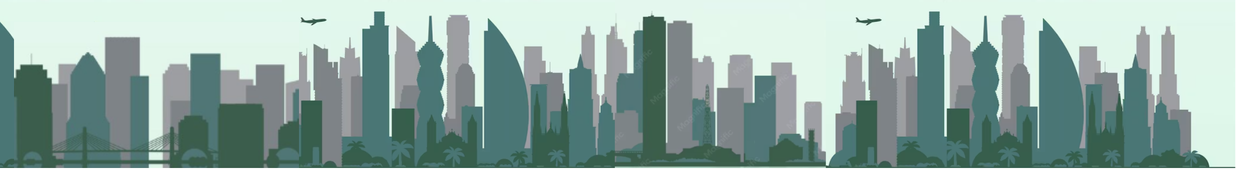
#> input picture gd_nexys/gd_nexys/assets/skyline.png, 1236 x 169 px
$ python gen_skyline.py
#> lines starting #> are read from the running program, lines starting #| are printed output that depends on the picture; after the words box and inside, x2 and y2 are one past the last pixel; in counts of white or black regions, pixels touching at a corner belong together
### gd_nexys/gd_nexys/tools/layer_rom.py
"""Shared writer for two-layer background ROMs (skyline_rom.v, jungle_rom.v)."""


def emit_layer_rom(name, back, front, bpp_back, bpp_front, header_lines):
    """back/front: 2-D int arrays (rows x W) of colour indices, 0 = transparent.
    Every row is stored as one wide constant; the pixel is picked with a part-select.
    Outputs are always 3 bits wide so the renderer can treat every theme the same."""
    H, W = back.shape

    def rowhex(layer, y, bpp):
        v = 0
        for x in range(W - 1, -1, -1):
            v = (v << bpp) | int(layer[y, x])
        return f"{bpp * W}'h{v:0{(bpp * W + 3) // 4}X}"

    L = ['`timescale 1ns / 1ps'] + ['// ' + h for h in header_lines] + [
        f'module {name}(',
        '\tinput  [7:0] row,          // 0 = top of the band',
        '\tinput  [9:0] col_back,     // 0..W-1, already wrapped',
        '\tinput  [9:0] col_front,',
        '\toutput [2:0] back,',
        '\toutput [2:0] front',
        '\t);',
        f'\treg [{bpp_back * W - 1}:0] back_row;',
        f'\treg [{bpp_front * W - 1}:0] front_row;',
        '\talways @(*) begin',
        '\t\tcase (row)']
    for y in range(H):
        if back[y].any():
            L.append(f"\t\t\t8'd{y}: back_row = {rowhex(back, y, bpp_back)};")
    L += [f"\t\t\tdefault: back_row = {bpp_back * W}'d0;", '\t\tendcase', '\tend',
          '\talways @(*) begin', '\t\tcase (row)']
    for y in range(H):
        if front[y].any():
            L.append(f"\t\t\t8'd{y}: front_row = {rowhex(front, y, bpp_front)};")
    L += [f"\t\t\tdefault: front_row = {bpp_front * W}'d0;", '\t\tendcase', '\tend']

    def sel(layer, bpp):
        idx = f"{{col_{layer}, 1'b0}}" if bpp == 2 else f"col_{layer} * {bpp}"
        return f"{layer}_row[{idx} +: {bpp}]"
    for layer, bpp in (('back', bpp_back), ('front', bpp_front)):
        pad = 3 - bpp
        rhs = sel(layer, bpp) if pad == 0 else f"{{{pad}'b0, {sel(layer, bpp)}}}"
        L.append(f'\tassign {layer} = {rhs};')
    L += ['endmodule', '']
    return '\n'.join(L)

### gd_nexys/gd_nexys/tools/gen_skyline.py
#!/usr/bin/env python3
"""
Turns a flat-colour skyline picture into src/skyline_rom.v: two parallax layers
plus a cloud sprite, all as combinational (LUT) ROMs, the same way the level and
font ROMs work.

    python3 tools/gen_skyline.py [assets/skyline.png]

What it does
  1. Snaps every pixel to the picture's flat colours (anti-aliased edges and faint
     watermarks are given to the neighbouring flat colour).
  2. Finds the repeat period of the picture and a seam column where the loop
     joins invisibly, then keeps exactly one period, so it can scroll forever.
  3. Splits it into two depth layers by colour:
        back  = the two lightest building colours (far towers)
        front = the two darkest colours (near towers, palms, ground, plane)
     Where a back building is hidden behind a front one, it is extended
     downwards ("drip fill") so nothing looks cut when the layers slide apart.
  4. Writes src/skyline_rom.v and a preview PNG in docs/.
"""
import os
import sys
import numpy as np
sys.path.insert(0, os.path.dirname(os.path.abspath(__file__)))
from PIL import Image

HERE = os.path.dirname(os.path.abspath(__file__))
LONG_GAP = 14     # px: back-coloured gaps under a front building longer than this get filled
ROOT = os.path.join(HERE, '..')


def palette_of(rgb, n=5, merge=14):
    """The n most common flat colours (similar shades merged)."""
    cols, counts = np.unique(rgb.reshape(-1, 3), axis=0, return_counts=True)
    order = np.argsort(-counts)
    pal = []
    for i in order:
        c = cols[i].astype(int)
        if all(np.abs(c - p).sum() > merge * 3 for p in pal):
            pal.append(c)
        if len(pal) == n:
            break
    return np.array(pal)


def classify(rgb, pal, pure=14):
    d = np.sqrt(((rgb[:, :, None, :] - pal[None, None, :, :]) ** 2).sum(-1))
    lab = d.argmin(-1)
    ok = d.min(-1) < pure
    lab = np.where(ok, lab, -1)
    H, W = lab.shape
    for _ in range(12):                        # fill edge pixels from flat neighbours
        if (lab >= 0).all():
            break
        pad = np.pad(lab, 1, constant_values=-1)
        votes = np.zeros((H, W, len(pal)), int)
        for dy in (-1, 0, 1):
            for dx in (-1, 0, 1):
                nb = pad[1 + dy:1 + dy + H, 1 + dx:1 + dx + W]
                for k in range(len(pal)):
                    votes[:, :, k] += (nb == k)
        fill = (lab < 0) & (votes.max(-1) > 0)
        lab = np.where(fill, votes.argmax(-1), lab)
    lab[lab < 0] = d.argmin(-1)[lab < 0]
    return lab


def find_loop(lab, sky):
    H, W = lab.shape
    best = None
    for p in range(W // 4, W - 40):
        m = (lab[:, :W - p] == lab[:, p:]).mean()
        if best is None or m > best[0]:
            best = (m, p)
    score, p = best
    if score < 0.6:
        return 0, W                              # no repeat: loop the whole picture
    eq = np.array([(lab[:, x] == lab[:, x + p]).mean() for x in range(W - p)])
    skyfrac = (lab == sky).mean(0)
    cands = [x for x in range(W - p) if eq[x] == 1.0]
    x0 = max(cands, key=lambda x: skyfrac[x]) if cands else int(eq.argmax())
    return x0, p


def build(path):
    rgb = np.asarray(Image.open(path).convert('RGB')).astype(int)
    pal = palette_of(rgb)
    lum = pal @ np.array([0.299, 0.587, 0.114])
    order = np.argsort(-lum)                     # lightest first
    sky, back_ids, front_ids = order[0], list(order[1:3]), list(order[3:5])
    lab = classify(rgb, pal)
    x0, p = find_loop(lab, sky)
    tile = lab[:, x0:x0 + p]
    rows = np.where((tile != sky).any(1))[0]
    tile = tile[rows.min():rows.max() + 1]
    H, W = tile.shape

    back = np.zeros((H, W), int)                 # 0 none, 1/2 = back colours
    front = np.zeros((H, W), int)                # 0 none, 1/2 = front colours
    for x in range(W):
        cur_b = 0
        for y in range(H):
            v = tile[y, x]
            if v in back_ids:
                cur_b = 1 + back_ids.index(v)
                back[y, x] = cur_b
            elif v in front_ids:
                front[y, x] = 1 + front_ids.index(v)
                back[y, x] = cur_b               # drip fill behind front buildings
            else:
                cur_b = 0
        # A front building whose base is hidden by a (back-coloured) building would
        # float once the layers slide apart: extend it down through long back-coloured
        # gaps. Short gaps (e.g. the notches of the twisted tower) are kept.
        y = 0
        while y < H:
            if front[y, x] and y + 1 < H and front[y + 1, x] == 0 and tile[y + 1, x] in back_ids:
                y2 = y + 1
                while y2 < H and tile[y2, x] in back_ids:
                    y2 += 1
                if y2 - (y + 1) > LONG_GAP or y2 == H or tile[y2, x] == sky:
                    front[y + 1:y2, x] = front[y, x]
                y = y2
            else:
                y += 1
    back = despeckle(back)
    front = despeckle(front)
    cols = {'sky': pal[sky], 'back': [pal[i] for i in back_ids], 'front': [pal[i] for i in front_ids]}
    return back, front, cols, (x0, p)


def despeckle(layer, min_px=6):
    """Remove tiny islands (stray anti-aliasing / watermark specks)."""
    H, W = layer.shape
    seen = np.zeros_like(layer, bool)
    out = layer.copy()
    for y0 in range(H):
        for x0 in range(W):
            if layer[y0, x0] == 0 or seen[y0, x0]:
                continue
            stack, comp = [(y0, x0)], []
            seen[y0, x0] = True
            while stack:
                y, x = stack.pop()
                comp.append((y, x))
                for dy, dx in ((1, 0), (-1, 0), (0, 1), (0, -1)):
                    yy, xx = y + dy, (x + dx) % W          # the tile wraps horizontally
                    if 0 <= yy < H and layer[yy, xx] and not seen[yy, xx]:
                        seen[yy, xx] = True
                        stack.append((yy, xx))
            if len(comp) < min_px:
                for y, x in comp:
                    out[y, x] = 0
    return out


def to12(c):
    return ''.join('%X' % min(15, int(round(v / 17))) for v in c)


def cloud_shapes():
    """Two fluffy 64x24 cloud bitmaps: 1 = body, 2 = shaded underside."""
    out = []
    for blobs in ([(14, 15, 8), (26, 10, 10), (40, 12, 9), (51, 16, 7)],
                  [(12, 16, 7), (22, 12, 8), (33, 9, 9), (44, 13, 8), (54, 17, 6)]):
        m = np.zeros((24, 64), int)
        yy, xx = np.mgrid[0:24, 0:64]
        for cx, cy, r in blobs:
            m[(xx - cx) ** 2 + (yy - cy) ** 2 <= r * r] = 1
        m[(yy >= 16) & (yy <= 22) & (xx >= blobs[0][0]) & (xx <= blobs[-1][0])] = 1
        m[23, :] = 0
        shade = (m == 1) & (yy >= 19)
        m[shade] = 2
        out.append(m)
    return out


def verilog(back, front, cols, loop, src_name):
    from layer_rom import emit_layer_rom
    H, W = back.shape
    hdr = ['AUTO-GENERATED by tools/gen_skyline.py from ' + src_name + ' -- do not edit by hand.',
           f'Panama City skyline: one seamless period, {W} x {H} px (source columns {loop[0]}..{loop[0] + W - 1}).',
           'Two layers, 2 bits per pixel: 0 = transparent, 1/2 = the layer colours below.',
           f"  back  colours: 1 = 12'h{to12(cols['back'][0])}, 2 = 12'h{to12(cols['back'][1])}",
           f"  front colours: 1 = 12'h{to12(cols['front'][0])}, 2 = 12'h{to12(cols['front'][1])}"]
    txt = emit_layer_rom('skyline_rom', back, front, 2, 2, hdr)
    txt += '\n' + cloud_verilog()
    return txt, W, H


def cloud_verilog():
    L = ['// Two 64x24 cloud sprites: 0 = none, 1 = body, 2 = shaded underside.',
         'module cloud_rom(',
         '\tinput        shape,',
         '\tinput  [4:0] row,      // 0..23',
         '\tinput  [5:0] col,      // 0..63',
         '\toutput [1:0] px',
         '\t);',
         '\treg [127:0] bits;',
         '\talways @(*) begin',
         '\t\tcase ({shape, row})']
    for s, m in enumerate(cloud_shapes()):
        for y in range(24):
            v = 0
            for x in range(63, -1, -1):
                v = (v << 2) | int(m[y, x])
            if v:
                L.append(f"\t\t\t{{1'b{s}, 5'd{y}}}: bits = 128'h{v:032X};")
    L += ["\t\t\tdefault: bits = 128'd0;", '\t\tendcase', '\tend',
          "\tassign px = bits[{col, 1'b0} +: 2];", 'endmodule', '']
    return '\n'.join(L)


def main():
    src = sys.argv[1] if len(sys.argv) > 1 else os.path.join(ROOT, 'assets', 'skyline.png')
    back, front, cols, loop = build(src)
#> in palette_of, `cols, counts = np.unique(rgb.reshape(-1, 3), axis=0, return_counts=True)`: counts = 15521 values, max 17201 at index 4081, min 1 at index 1, mean 13.46
#> in palette_of, `order = np.argsort(-counts)`: order = 15521 values, max 15520 at index 4895, min 0 at index 7918, mean 7760
#> the loop in palette_of, `for i in order:` made 9 passes
#> (i, c) on passes 1 to 9: (4081, [74, 118, 117]), (14603, [226, 248, 236]), (14792, [228, 247, 238]), (14485, [225, 247, 237]), (8727, [126, 131, 135]), (14798, [228, 248, 236]), (14483, [225, 247, 235]), (10905, [157, 158, 162]), (522, [55, 94, 76])
#> after the loop in palette_of, `for i in order:`: pal = [[74, 118, 117], [226, 248, 236], [126, 131, 135], [157, 158, 162], [55, 94, 76]]
#> in build, `lum = pal @ np.array([0.299, 0.587, 0.114])`: lum = [104.7, 240.1, 130, 158.2, 80.29]
#> in build, `order = np.argsort(-lum)`: order = [1, 3, 2, 0, 4]
#> in build, `sky, back_ids, front_ids = order[0], list(order[1:3]), list(order[3:5])`: sky = 1; back_ids = [3, 2]; front_ids = [0, 4]
#> in classify, `lab = d.argmin(-1)`: lab: shape (169, 1236) int64; 5 distinct labels, from 0 to 4
#> in classify, `ok = d.min(-1) < pure`:
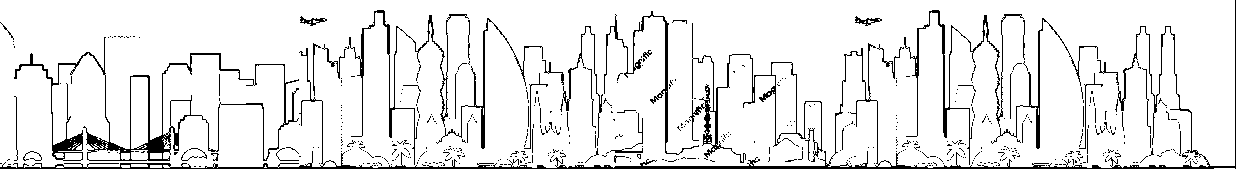
#> ok: shape (169, 1236) bool; 91% white; black in thin lines or dots
#> in classify, `lab = np.where(ok, lab, -1)`: lab: shape (169, 1236) int64; 6 distinct labels, from -1 to 4
#> after the loop in classify, `for _ in range(12):`: fill: shape (169, 1236) bool; 0% white in thin lines or dots, all inside (x1, y1, x2, y2) = (154, 146, 157, 147)
#> after the loop in classify, `for _ in range(12):`:
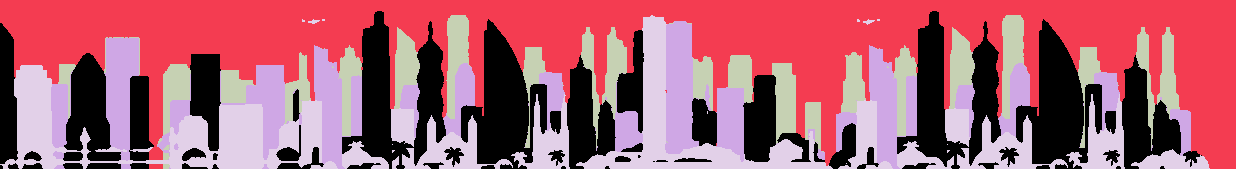
#> lab: shape (169, 1236) int64; 5 distinct labels, from 0 to 4; one colour per label, 0 black
#> the loop in find_loop, `for p in range(W // 4, W - 40):` made 887 passes
#> (m, best) on passes 1, 12, 13, 14, 15, 18, 19, 20, 21, 22, 23, 24: (0.404, (0.404, 309)), (0.405, (0.405, 320)), (0.406, (0.406, 321)), (0.408, (0.408, 322)), (0.408, (0.408, 323)), (0.408, (0.408, 326)), (0.409, (0.409, 327)), (0.41, (0.41, 328)), (0.411, (0.411, 329)), (0.413, (0.413, 330)), (0.416, (0.416, 331)), (0.419, (0.419, 332))
#> m on passes 2 to 7: 0.403, 0.402, 0.401, 0.401, 0.401, 0.401
#> in find_loop, `score, p = best`: score = 0.717; p = 555
#> in find_loop, `eq = np.array([(lab[:, x] == lab[:, x + p]).mean() for x in range(W - ..`: eq = 681 values, max 1 at index 302, min 0.101 at index 654, mean 0.717
#> in find_loop, `skyfrac = (lab == sky).mean(0)`: skyfrac = 1236 values, max 1 at index 1210, min 0.0651 at index 377, mean 0.372
#> in find_loop, `cands = [x for x in range(W - p) if eq[x] == 1.0]`: cands = 270 values from 302 to 612
#> in find_loop, `x0 = max(cands, key=lambda x: skyfrac[x]) if cands else int(eq.argmax())`: x0 = 444
#> in build, `x0, p = find_loop(lab, sky)`: p = 555
#> in build, `tile = lab[:, x0:x0 + p]`:
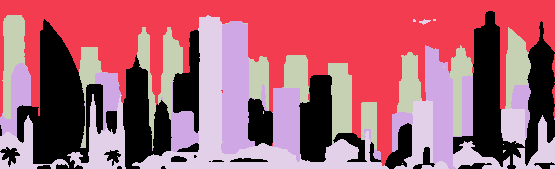
#> tile: shape (169, 555) int64; 5 distinct labels, from 0 to 4; one colour per label, 0 black
#> in build, `rows = np.where((tile != sky).any(1))[0]`: rows = 158 values from 11 to 168
#> in build, `tile = tile[rows.min():rows.max() + 1]`: tile: shape (158, 555) int64; 5 distinct labels, from 0 to 4
#> after the loop in build, `for x in range(W):`:
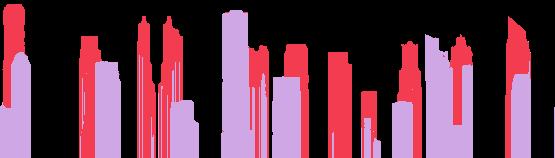
#> back: shape (158, 555) int64; 3 distinct labels, from 0 to 2; one colour per label, 0 black
#> after the loop in build, `for x in range(W):`:
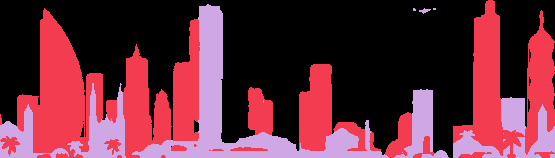
#> front: shape (158, 555) int64; 3 distinct labels, from 0 to 2; one colour per label, 0 black
#> after the loop in build, `for x in range(W):`: y2 = 83
#> after the loop in despeckle, `for y0 in range(H):`: seen: shape (158, 555) bool; 45.4% white; 12 white regions, largest, box (x1, y1, x2, y2) and area: (221, 10, 269, 158) 6155, (425, 34, 473, 158) 5412, (79, 36, 121, 158) 4493
#> call 2 of despeckle, with min_px = 6
#> after the loop in despeckle (call 2), `for y0 in range(H):`:
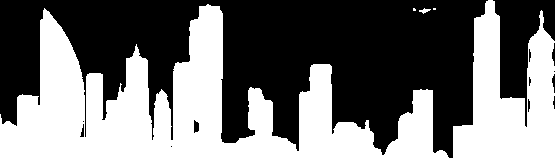
#> seen: shape (158, 555) bool; 44.4% white; 5 white regions (2 under 20 px), largest, box (x1, y1, x2, y2) and area: (0, 4, 449, 158) 29352, (453, 0, 555, 158) 9512, (419, 8, 431, 14) 34
#> in build, `cols = {'sky': pal[sky], 'back': [pal[i] for i in back_ids], 'front': ..`: cols = {'sky': [226, 248, 236], 'back': [[157, 158, 162], [126, 131, 135]], 'front': [[74, 118, 117], [55, 94, 76]]}
#> loop = (444, 555)
    txt, W, H = verilog(back, front, cols, loop, os.path.basename(src))
#> in emit_layer_rom, `L = ['`timescale 1ns / 1ps'] + ['// ' + h for h in header_lines] + [ f..`: L = 17 items
#> after the loop in emit_layer_rom, `for y in range(H):`: L = 171 items
#> after the loop in emit_layer_rom, `for y in range(H):`: L = 334 items
#> after the loop in emit_layer_rom, `for layer, bpp in (('back', bpp_back), ('front', bpp_front)):`: L = 339 items
#> after the loop in cloud_verilog, `for s, m in enumerate(cloud_shapes()):`: L = 56 items
    out = os.path.join(ROOT, 'src', 'skyline_rom.v')
    open(out, 'w').write(txt)
    # preview of the two layers (back on top, front below, composite at the bottom)
    sky = np.array(cols['sky']); bp = [sky] + cols['back']; fp = [sky] + cols['front']
#> after `sky = np.array(cols['sky'])`: sky = [226, 248, 236]
#> after `bp = [sky] + cols['back']`: bp = [[226, 248, 236], [157, 158, 162], [126, 131, 135]]
#> after `fp = [sky] + cols['front']`: fp = [[226, 248, 236], [74, 118, 117], [55, 94, 76]]
    comp = np.where(front[..., None] > 0, np.array(fp)[front], np.array(bp)[back])
    prev = np.concatenate([np.array(bp)[back], np.array(fp)[front], comp]).astype(np.uint8)
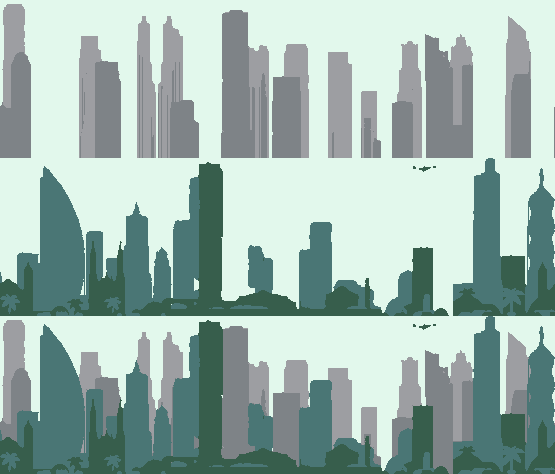
#> prev: shape (474, 555, 3); mean of channels 0, 1, 2 158.7, 182.2, 175.4; drawn as R, G, B
    os.makedirs(os.path.join(ROOT, 'docs'), exist_ok=True)
    Image.fromarray(prev).resize((W * 2, prev.shape[0] * 2), Image.NEAREST).save(
        os.path.join(ROOT, 'docs', 'skyline_layers.png'))
    print(f'wrote src/skyline_rom.v: tile {W} x {H}, loop from source x={loop[0]}, '
          f"back={[to12(c) for c in cols['back']]} front={[to12(c) for c in cols['front']]} sky={to12(cols['sky'])}")
#| wrote src/skyline_rom.v: tile 555 x 158, loop from source x=444, back=['99A', '788'] front=['477', '364'] sky=DFE


if __name__ == '__main__':
    main()
